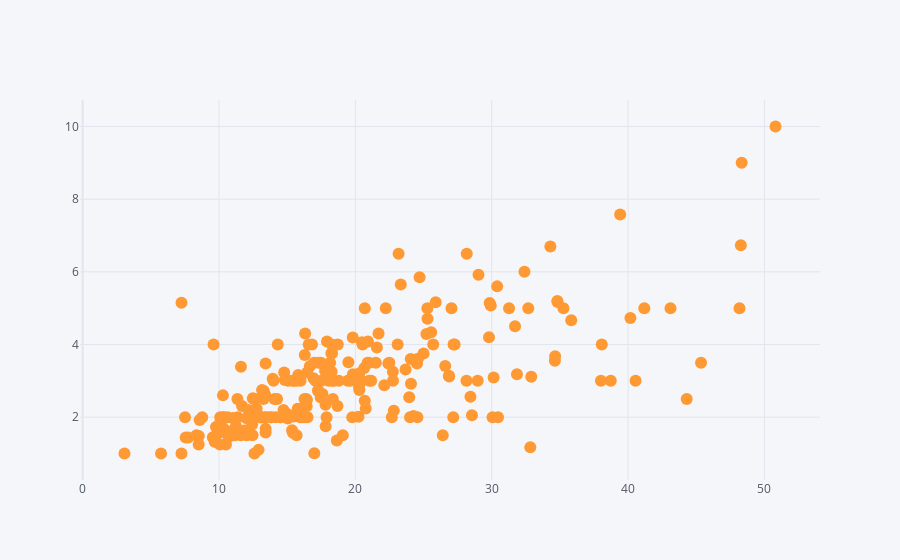

The cell this chart's notebook holds for it:
### Code cell
df1.iplot(x = 'total_bill', y = 'tip', kind = 'scatter', mode = 'markers')

### Figure 1 — Plotly figure (JSON) as saved in the notebook; plotly's stock layout.template omitted (floating-point values rounded to 4 significant figures; data arrays with more than 128 entries replaced by an {"elided": "..."} marker saying what was removed)
{"data": [{"line": {"color": "rgba(255, 153, 51, 1.0)", "dash": "solid", "shape": "linear", "width": 1.3}, "marker": {"size": 12, "symbol": "circle"}, "mode": "markers", "name": "tip", "text": "", "type": "scatter", "x": {"elided": "244 float values"}, "y": {"elided": "244 float values"}}], "layout": {"legend": {"bgcolor": "#F5F6F9", "font": {"color": "#4D5663"}}, "paper_bgcolor": "#F5F6F9", "plot_bgcolor": "#F5F6F9", "title": {"font": {"color": "#4D5663"}}, "xaxis": {"gridcolor": "#E1E5ED", "showgrid": true, "tickfont": {"color": "#4D5663"}, "title": {"font": {"color": "#4D5663"}, "text": ""}, "zerolinecolor": "#E1E5ED"}, "yaxis": {"gridcolor": "#E1E5ED", "showgrid": true, "tickfont": {"color": "#4D5663"}, "title": {"font": {"color": "#4D5663"}, "text": ""}, "zerolinecolor": "#E1E5ED"}}}
